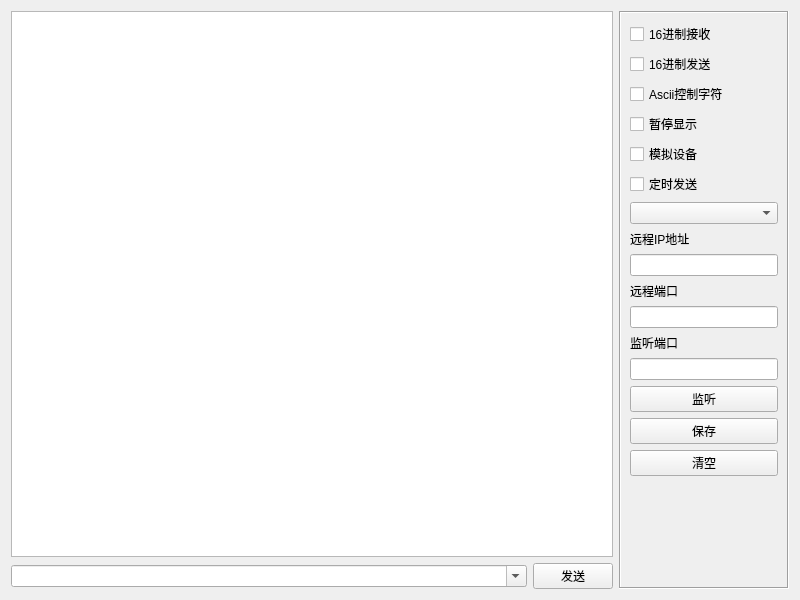
<?xml version="1.0" encoding="UTF-8"?>
<ui version="4.0">
 <class>frmUdpServer</class>
 <widget class="QWidget" name="frmUdpServer">
  <property name="geometry">
   <rect>
    <x>0</x>
    <y>0</y>
    <width>800</width>
    <height>600</height>
   </rect>
  </property>
  <property name="windowTitle">
   <string>Form</string>
  </property>
  <layout class="QGridLayout" name="gridLayout">
   <item row="0" column="0">
    <widget class="QTextEdit" name="txtMain">
     <property name="readOnly">
      <bool>true</bool>
     </property>
    </widget>
   </item>
   <item row="0" column="1" rowspan="2">
    <widget class="QFrame" name="frame">
     <property name="minimumSize">
      <size>
       <width>170</width>
       <height>0</height>
      </size>
     </property>
     <property name="maximumSize">
      <size>
       <width>170</width>
       <height>16777215</height>
      </size>
     </property>
     <property name="frameShape">
      <enum>QFrame::Box</enum>
     </property>
     <property name="frameShadow">
      <enum>QFrame::Sunken</enum>
     </property>
     <layout class="QVBoxLayout" name="verticalLayout_2">
      <item>
       <widget class="QCheckBox" name="ckHexReceive">
        <property name="text">
         <string>16进制接收</string>
        </property>
       </widget>
      </item>
      <item>
       <widget class="QCheckBox" name="ckHexSend">
        <property name="text">
         <string>16进制发送</string>
        </property>
       </widget>
      </item>
      <item>
       <widget class="QCheckBox" name="ckAscii">
        <property name="text">
         <string>Ascii控制字符</string>
        </property>
       </widget>
      </item>
      <item>
       <widget class="QCheckBox" name="ckShow">
        <property name="text">
         <string>暂停显示</string>
        </property>
       </widget>
      </item>
      <item>
       <widget class="QCheckBox" name="ckDebug">
        <property name="text">
         <string>模拟设备</string>
        </property>
       </widget>
      </item>
      <item>
       <widget class="QCheckBox" name="ckAutoSend">
        <property name="text">
         <string>定时发送</string>
        </property>
       </widget>
      </item>
      <item>
       <widget class="QComboBox" name="cboxInterval"/>
      </item>
      <item>
       <widget class="QLabel" name="labServerIP">
        <property name="text">
         <string>远程IP地址</string>
        </property>
       </widget>
      </item>
      <item>
       <widget class="QLineEdit" name="txtServerIP"/>
      </item>
      <item>
       <widget class="QLabel" name="labServerPort">
        <property name="text">
         <string>远程端口</string>
        </property>
       </widget>
      </item>
      <item>
       <widget class="QLineEdit" name="txtServerPort"/>
      </item>
      <item>
       <widget class="QLabel" name="labListenPort">
        <property name="text">
         <string>监听端口</string>
        </property>
       </widget>
      </item>
      <item>
       <widget class="QLineEdit" name="txtListenPort"/>
      </item>
      <item>
       <widget class="QPushButton" name="btnListen">
        <property name="text">
         <string>监听</string>
        </property>
       </widget>
      </item>
      <item>
       <widget class="QPushButton" name="btnSave">
        <property name="text">
         <string>保存</string>
        </property>
       </widget>
      </item>
      <item>
       <widget class="QPushButton" name="btnClear">
        <property name="text">
         <string>清空</string>
        </property>
       </widget>
      </item>
      <item>
       <spacer name="verticalSpacer">
        <property name="orientation">
         <enum>Qt::Vertical</enum>
        </property>
        <property name="sizeHint" stdset="0">
         <size>
          <width>20</width>
          <height>40</height>
         </size>
        </property>
       </spacer>
      </item>
     </layout>
    </widget>
   </item>
   <item row="1" column="0">
    <widget class="QWidget" name="widget" native="true">
     <layout class="QHBoxLayout" name="layUdpServer">
      <property name="leftMargin">
       <number>0</number>
      </property>
      <property name="topMargin">
       <number>0</number>
      </property>
      <property name="rightMargin">
       <number>0</number>
      </property>
      <property name="bottomMargin">
       <number>0</number>
      </property>
      <item>
       <widget class="QComboBox" name="cboxData">
        <property name="sizePolicy">
         <sizepolicy hsizetype="Ignored" vsizetype="Fixed">
          <horstretch>0</horstretch>
          <verstretch>0</verstretch>
         </sizepolicy>
        </property>
        <property name="editable">
         <bool>true</bool>
        </property>
       </widget>
      </item>
      <item>
       <widget class="QPushButton" name="btnSend">
        <property name="minimumSize">
         <size>
          <width>80</width>
          <height>0</height>
         </size>
        </property>
        <property name="maximumSize">
         <size>
          <width>80</width>
          <height>16777215</height>
         </size>
        </property>
        <property name="text">
         <string>发送</string>
        </property>
       </widget>
      </item>
     </layout>
    </widget>
   </item>
  </layout>
 </widget>
 <resources/>
 <connections/>
</ui>
